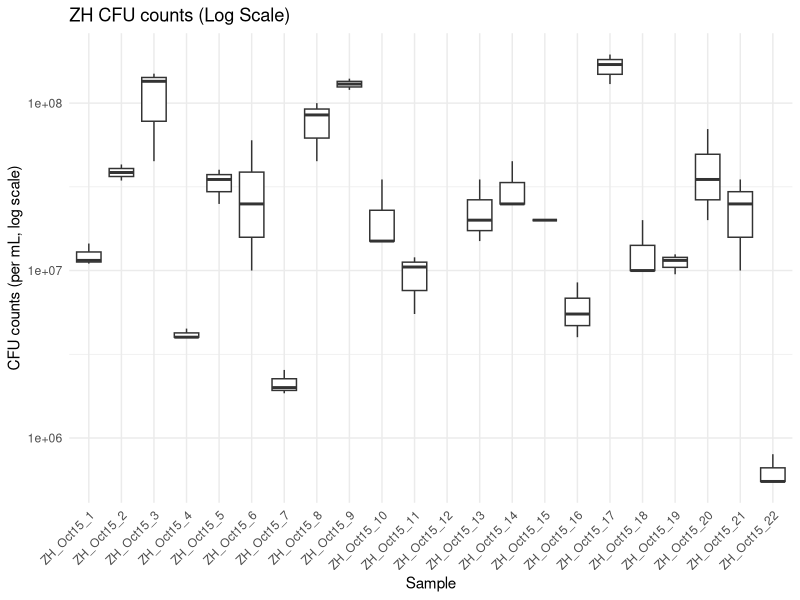

Recreate this plot in R. (Note: this script raises an error after producing the figure.)

#Just plot what zach came up with
require(ggplot2)
require(tidyverse)


# 
# ZH_counts <- tibble::tribble(
#                      ~Sample,     ~CFU_mL,
#                 "ZH_Oct15_1", 12333333.33,
#                 "ZH_Oct15_2",    38750000,
#                 "ZH_Oct15_3",     1.1e+08,
#                 "ZH_Oct15_4", 4166666.667,
#                 "ZH_Oct15_5", 33333333.33,
#                 "ZH_Oct15_6", 31666666.67,
#                 "ZH_Oct15_7", 2133333.333,
#                 "ZH_Oct15_8", 76666666.67,
#                 "ZH_Oct15_9",     1.3e+08,
#                "ZH_Oct15_10", 21666666.67,
#                "ZH_Oct15_11", 9333333.333,
#                "ZH_Oct15_12",           0,
#                "ZH_Oct15_13", 23333333.33,
#                "ZH_Oct15_14", 31666666.67,
#                "ZH_Oct15_15",       2e+07,
#                "ZH_Oct15_16",       6e+06,
#                "ZH_Oct15_17",     1.7e+08,
#                "ZH_Oct15_18", 13333333.33,
#                "ZH_Oct15_19", 11166666.67,
#                "ZH_Oct15_20", 41666666.67,
#                "ZH_Oct15_21", 23333333.33,
#                "ZH_Oct15_22", 633333.3333
#                )
# 
# 
# ggplot(ZH_counts, aes(x = factor(Sample, levels = paste0("ZH_Oct15_", 1:22)), y = CFU_mL)) +
#   geom_boxplot() +
#   scale_y_log10() +
#   theme_minimal() +
#   labs(
#     title = "ZH CFU from colony counts (Log Scale)",
#     x = "Sample",
#     y = "CFU (per mL, log scale)"
#   ) +
#   theme(
#     axis.text.x = element_text(angle = 45, hjust = 1)
#   )


RawZHdat <- tibble::tribble(
                    ~Sample,    ~Group, ~Dilution_counted, ~CFU_count_1, ~CFU_count_2, ~CFU_count_3,
               "ZH_Oct15_1", "Group_1",              "N4",          22L,          23L,          29L,
               "ZH_Oct15_2", "Group_1",              "N4",          69L,          86L,           NA,
               "ZH_Oct15_3", "Group_1",              "N5",           9L,          27L,          30L,
               "ZH_Oct15_4", "Group_1",              "N4",           8L,           9L,           8L,
               "ZH_Oct15_5", "Group_1",              "N5",           7L,           8L,           5L,
               "ZH_Oct15_6", "Group_1",              "N5",           2L,           5L,          12L,
               "ZH_Oct15_7", "Group_1",              "N3",          51L,          37L,          40L,
               "ZH_Oct15_8", "Group_2",              "N5",          17L,           9L,          20L,
               "ZH_Oct15_9", "Group_2",              "N5",          28L,          26L,          24L,
              "ZH_Oct15_10", "Group_2",              "N5",           3L,           3L,           7L,
              "ZH_Oct15_11", "Group_2",              "N4",          24L,          21L,          11L,
              "ZH_Oct15_12", "Group_2",                NA,           0L,           0L,           0L,
              "ZH_Oct15_13", "Group_2",              "N5",           7L,           4L,           3L,
              "ZH_Oct15_14", "Group_2",              "N5",           5L,           5L,           9L,
              "ZH_Oct15_15", "Group_2",              "N5",           4L,           4L,           4L,
              "ZH_Oct15_16", "Group_3",              "N4",           8L,          11L,          17L,
              "ZH_Oct15_17", "Group_3",              "N5",          26L,          39L,          34L,
              "ZH_Oct15_18", "Group_3",              "N5",           4L,           2L,           2L,
              "ZH_Oct15_19", "Group_3",              "N4",          19L,          23L,          25L,
              "ZH_Oct15_20", "Group_3",              "N5",           4L,          14L,           7L,
              "ZH_Oct15_21", "Group_3",              "N5",           5L,           7L,           2L,
              "ZH_Oct15_22", "Group_3",              "N3",          11L,          16L,          11L
              )


RawZHdat <- RawZHdat %>%
  pivot_longer(
    cols = starts_with("CFU_count"),      # Select columns to pivot
    names_to = "Replicate",               # New column for the names
    values_to = "CFU_count"                     # New column for the values
  ) %>%
  # add a column called CFU_count_per_mL, to obtain CFU_count_per_mL value, take CFU_count * 50 * 1000 if 
  # Dilution_counted = N3, 10000 if " = N4, and 100000 if " = N5
  mutate(CFU_count_per_mL = case_when(
    Dilution_counted == "N3" ~ CFU_count * 50 * 1000,
    Dilution_counted == "N4" ~ CFU_count * 50 * 10000,
    Dilution_counted == "N5" ~ CFU_count * 50 * 100000,
    TRUE ~ NA_real_  # For cases where Dilution_counted is not N3, N4, or N5
  ))

ggplot(RawZHdat, aes(x = factor(Sample, levels = paste0("ZH_Oct15_", 1:22)), y = CFU_count_per_mL)) +
  geom_boxplot() +
  scale_y_log10() +
  theme_minimal() +
  labs(
    title = "ZH CFU counts (Log Scale)",
    x = "Sample",
    y = "CFU counts (per mL, log scale)"
  ) +
  theme(
    axis.text.x = element_text(angle = 45, hjust = 1)
  )


datZH <- datZH %>%
  select(Sample, CFU_TaqMan)

# Merge RawZHdat with the selected columns from datZH by the 'Sample' column
ZHall <- RawZHdat %>%
  left_join(datZH, by = "Sample")


# ICC, dot plot of ZHall with CFU_count_per_mL on the x axis and CFU_TaqMan on the 
# y axis, log both axis and fit a line with an ICC coefficient


# Step 2: Dot plot with log-log axes and a regression line
ggplot(ZHall, aes(x = CFU_count_per_mL, y = CFU_TaqMan)) +
  geom_point() +
  scale_x_log10() +
  scale_y_log10() +
  geom_smooth(method = "lm", col = "blue", se = FALSE) +
  labs(
    title = "Dot Plot of Colony Counts vs TaqMan Measurements",
    x = "Colony Counts (CFU per mL, log scale)",
    y = "TaqMan Counts (CFU per mL, log scale)"
  ) +
  theme_minimal()

library(psych)

icc_result <- ICC(ZHall %>% select(CFU_count_per_mL, CFU_TaqMan))

print(icc_result)

cor_result <- cor(ZHall$CFU_count_per_mL, ZHall$CFU_TaqMan, use = "complete.obs")

# Print the correlation coefficient
print(paste("Pearson correlation coefficient:", round(cor_result, 3)))






ZHall_long <- ZHall %>%
  pivot_longer(
    cols = c(CFU_count_per_mL, CFU_TaqMan),
    names_to = "Method",
    values_to = "CFU"
  )

# Step 2: Set the order of the Sample column
ZHall_long$Sample <- factor(ZHall_long$Sample, levels = paste0("ZH_Oct15_", 1:22))
# Step 3: Create the box plot with differentiation by Group and Method
ggplot(ZHall_long, aes(x = Sample, y = CFU, fill = Method, color = Group)) +
  geom_boxplot(position = position_dodge(width = 0.8)) +  # Dodge box plots side by side
  scale_y_log10() +  # Log scale for better visualization
  labs(
    title = "Comparison of Colony Counts vs TaqMan Measurements by Sample and Group",
    x = "Sample",
    y = "CFU (log scale)"
  ) +
  theme_minimal() +
  theme(
    axis.text.x = element_text(angle = 45, hjust = 1)  # Rotate x-axis labels for readability
  ) +
  scale_fill_brewer(palette = "Set2") +  # Color palette for Method
  scale_color_manual(values = c("Group_1" = "red", "Group_2" = "blue", "Group_3" = "green"))  # Colors for Groups





